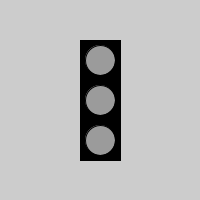
Frame 1 (no input)
Frame 60 (the mouse pressed at the canvas centre just before this capture): identical to frame 1, image omitted
Frame 120 (the mouse held since frame 60 and released just before this capture): identical to frame 1, image omitted

The Processing sketch that drew this single still picture (run headless with seeded random() and noise(); from frame 60 on, the mouse is pressed at the canvas centre):

// Processing sketch: Task_3
// ── Task_3.pde
int r = color(255,0,0);
int y = color(255,255,0);
int g = color(0,255,0);
int gray = color(155);
boolean aDown = false;
boolean dDown = false;
boolean wDown = false;

void setup()
{
  size(200,200);
  rectMode(CENTER);
  
 
}

void draw()
{
  fill(0);
  rect(width/2,height/2,40,120);
  

  
  if(aDown)
  {
    fill(r);
    circle(width/2,height/2 - 40, 30);
  }
  else {
    fill(gray);
    circle(width/2,height/2 - 40, 30);
  }
 if(dDown)
  {
   fill(y);
   circle(width/2,height/2, 30);
  }
  else {
    fill(gray);
    circle(width/2,height/2, 30);
  }
  if(wDown)
  {
   fill(g);
   circle(width/2,height/2 + 40, 30);
  }
  else {
    fill(gray);
    circle(width/2,height/2 + 40, 30);
  }
}


void keyReleased()
{
  if (key == 'A' || key == 'a')
  {
    aDown = false;
  }
  else if(key == 'D' || key == 'd')
  {
    dDown = false;
  }
  else if(key == 'W' || key == 'w')
  {
    wDown = false;
  }
  
}

void keyPressed()
{
  if (key == 'A' || key == 'a')
  {
    aDown = true;
  }
  else if(key == 'D' || key == 'd')
  {
    dDown = true;
  }
  else if(key == 'W' || key == 'w')
  {
    wDown = true;
  }
 
}
